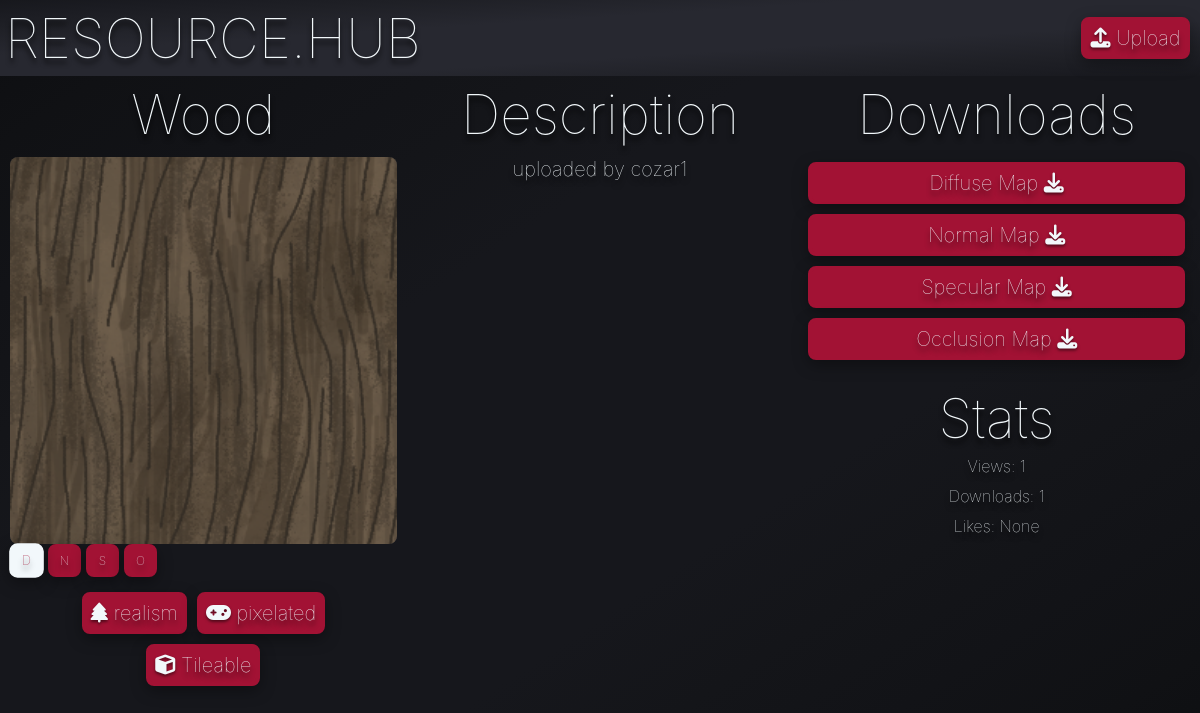
Page /asset/2 on the committed database.
### tables this page shows
CREATE TABLE asset (ID INTEGER PRIMARY KEY, name TEXT, description TEXT, views INTEGER, downloads INTEGER, likes INTEGER, resolution TEXT);

CREATE TABLE Tag (ID INTEGER PRIMARY KEY, name TEXT, icon TEXT);

### app.py (the view)
@app.route('/asset/<int:id>')
def asset(id):
    asset_rows = query("""SELECT id,name,views,downloads,likes,description
                       FROM asset WHERE ID = ?""", (id,))
    if not asset_rows:
        return render_template('404.html',
                               error="""404 Not Found:
                               Asset does not exist."""), 404
    query("UPDATE asset SET views = COALESCE(views, 0) + 1 WHERE ID = ?",
          (id,),
          commit=True)
    assettags = query("""SELECT name,icon
                      FROM Tag
                      WHERE ID IN
                      (SELECT Tag_ID FROM assetTags WHERE Model_ID = ?)""",
                      (id,))
    available_downloads = []
    for suffix in ['d', 'n', 's', 'o']:
        file_path = os.path.join(app.config["UPLOAD_FOLDER"],
                                 f"{id}{suffix}.png")
        if os.path.exists(file_path):
            available_downloads.append(suffix)
    return render_template('asset.html',
                           show_navbar=False, asset=asset_rows,
                           assettags=assettags,
                           available_downloads=available_downloads)

### app.py (called while the page is built)
def query(query, param=(), commit=False):
    with sqlite3.connect("database.db") as conn:
        cur = conn.cursor()
        cur.execute(query, param)
        if commit:
            conn.commit()
            return cur.lastrowid
        else:
            return cur.fetchall()

### templates/asset.html (shortened to what this page needs)
{% extends "template.html" %}
{% block content %}
<div class="grid-3">
<h1>{{asset[0][1]}}</h1>
<h1>Description</h1>
<h1>Downloads</h1>
</div>
<div class="grid-3">
    <div class="vertical_align">
        {% set default_type = available_downloads[0] if available_downloads else None %}
        <img id="asset-preview-img" class="image" src="{% if default_type %}/static/images/{{asset[0][0]}}{{default_type}}.png{% else %}/static/images/placeholder.png{% endif %}">
        <div class="img-types">
            {% if available_downloads %}
                {% for suffix in available_downloads %}
                <div class="button img-type-btn" data-type="{{suffix}}" data-asset-id="{{asset[0][0]}}">{{suffix.upper()}}</div>
                {% endfor %}
            {% endif %}
        </div>
        <div class="tag-grid">
            {% for tag in assettags %}
            <span class="button"><i class="{{tag[1]}}"></i> {{ tag[0] }}</span>
            {% endfor %}
        </div>
    </div>
    <div class="vertical_align">
        <h2>{{asset[0][5] | safe}}</h2>
    </div>
    <div class="vertical_align">
        {% if available_downloads %}
            {% for suffix in available_downloads %}
                {% if suffix == 'd' %}
                    <a class="button" href="/download/{{asset[0][0]}}/d">Diffuse Map <i class="fa-solid fa-download"></i></a>
                {% elif suffix == 'n' %}
                    <a class="button" href="/download/{{asset[0][0]}}/n">Normal Map <i class="fa-solid fa-download"></i></a>
                {% elif suffix == 's' %}
                    <a class="button" href="/download/{{asset[0][0]}}/s">Specular Map <i class="fa-solid fa-download"></i></a>
                {% elif suffix == 'o' %}
                    <a class="button" href="/download/{{asset[0][0]}}/o">Occlusion Map <i class="fa-solid fa-download"></i></a>
                {% endif %}
            {% endfor %}
        {% else %}
            <p>No downloadable files available.</p>
        {% endif %}
        <br>
        <h1>Stats</h1>
        <p>Views: {{asset[0][2]}}</p>
        <p>Downloads: {{asset[0][3]}}</p>
        <p>Likes: {{asset[0][4]}}</p>
    </div>
</div>
{% endblock %}

### static/style.css (style rules this page uses)
:root { --primary-color: #18191F; --secondary-color: #2C2E37; --accent-color: #a21234; --primary-font-color: #F2F8FB; --secondary-font-color: #18191F; --shadow-color: black; --font-family: 'inter', sans-serif; --border-radius: 8px; --margin: 5px; --padding: 5px; --small-font-size: 16px; --medium-font-size: 20px; --large-font-size: 55px; }
* { font-family: var(--font-family); font-weight: 100; text-decoration: none; text-shadow: 0 5px 5px rgba(0, 0, 0, 1); color: var(--primary-font-color); }
body { background-image: linear-gradient(to right bottom, #0d0e11, #101114, #121317, #141519, #16171c, #16171c, #16171c, #16171c, #141519, #121317, #101114, #0d0e11); margin: 0px; }
.vertical_align { display: flex; flex-direction: column; justify-content: top; text-align: center; margin: var(--margin) }
.img-types { display: flex; gap: 5px; align-self: flex-start; margin-bottom: 5px; }
.img-types .button { width: 25px; height: 25px; margin: 0; padding: 0; display: flex; align-items: center; justify-content: center; font-size: 12px; cursor: pointer; transition: all 0.2s ease; }
.img-types .button.active { background-color: var(--primary-font-color); color: var(--accent-color); border-color: var(--primary-font-color); transform: scale(1.05); }
.grid-3 { text-align: center; display: grid; grid-template-columns: 1fr 1fr 1fr; margin: var(--margin); }
.button { font-size: var(--medium-font-size); color: var(--primary-font-color); border: 4px solid var(--accent-color); border-radius: var(--border-radius); padding: var(--padding); margin: var(--margin); background-color: var(--accent-color); text-align: center; transition-duration: 0.3s; box-shadow: 0 5px 15px rgba(0, 0, 0, 0.35); }
h1 { margin: 0px; font-size: var(--large-font-size) }
h2 { margin: 0px; font-size: var(--medium-font-size); }
p { margin: 5px; font-size: var(--small-font-size); }
.image { width: 100%; height: auto; display: block; border-radius: var(--border-radius); object-fit: contain; background-color: var(--secondary-color); box-shadow: inset 0 0 50px rgba(0, 0, 0, 0.3); }
i { text-shadow: 0 2px 3px rgba(0, 0, 0, 0.5); }
.button.active { background-color: var(--primary-font-color); color: var(--accent-color); border-color: var(--primary-font-color); }
.tag-grid { display: flex; flex-wrap: wrap; justify-content: center; margin: var(--margin); }
.tag-grid .button { margin: var(--margin); }

### rows in the picture
asset: name "Wood", description "uploaded by cozar1", views "1", downloads "1"
Tag: name "realism"
Tag: name "pixelated"
Tag: name "Tileable"

### other values in the picture
{{ suffix.upper() }} "D" "N" "S" "O"
{{ asset[0][4] }} "None"
